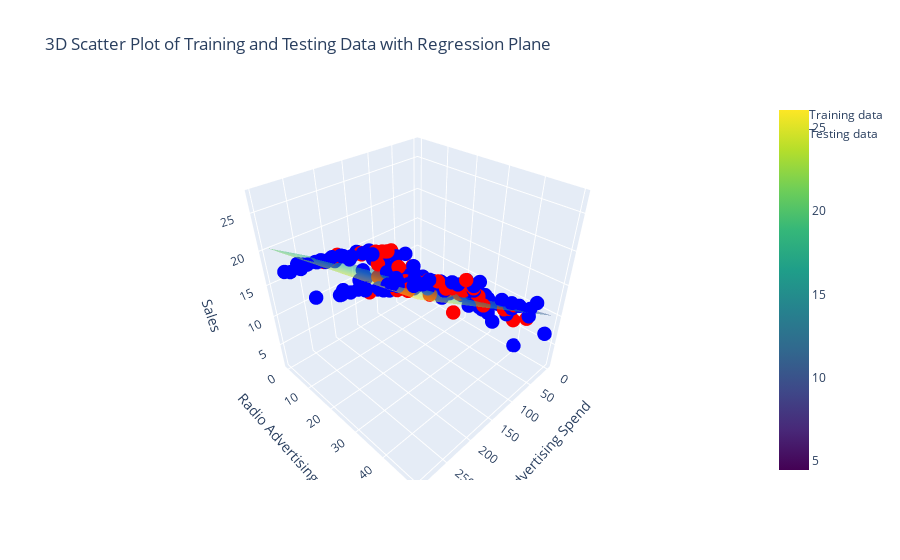

Notebook code cell kept with this figure:
### Markdown cell above
Now we may see the plot with both train(blue) and test(red) data

### Code cell
# Create a 3D scatter plot for the test data
test_scatter = go.Scatter3d(
    x=X_test['TV'], y=X_test['Radio'], z=y_test,
    mode='markers',
    marker=dict(size=5, color='red'),
    name='Testing data'
)

# Add the test scatter plot to the existing figure
fig.add_trace(test_scatter)

# Update the layout
fig.update_layout(
    title='3D Scatter Plot of Training and Testing Data with Regression Plane',
    scene=dict(
        xaxis_title='TV Advertising Spend',
        yaxis_title='Radio Advertising Spend',
        zaxis_title='Sales'
    )
)

# Show the figure
fig.show()
